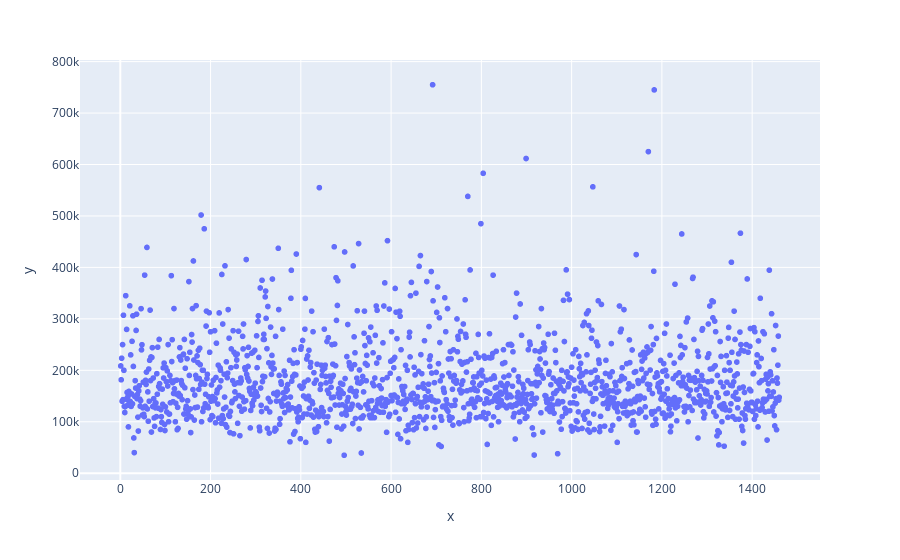

The code cell stored with this chart in its notebook:
### Code cell
plot = px.scatter(x=df_train.index, y=df_train['SalePrice'])
plot.show()

### Figure 1 — Plotly figure (JSON) as saved in the notebook; plotly's stock layout.template omitted (floating-point values rounded to 4 significant figures; data arrays with more than 128 entries replaced by an {"elided": "..."} marker saying what was removed)
{"data": [{"hovertemplate": "x=%{x}<br>y=%{y}<extra></extra>", "legendgroup": "", "marker": {"color": "#636efa", "symbol": "circle"}, "mode": "markers", "name": "", "showlegend": false, "type": "scattergl", "x": {"elided": "1460 int values"}, "xaxis": "x", "y": {"elided": "1460 int values"}, "yaxis": "y"}], "layout": {"legend": {"tracegroupgap": 0}, "margin": {"t": 60}, "xaxis": {"anchor": "y", "domain": [0, 1], "title": {"text": "x"}}, "yaxis": {"anchor": "x", "domain": [0, 1], "title": {"text": "y"}}}}
